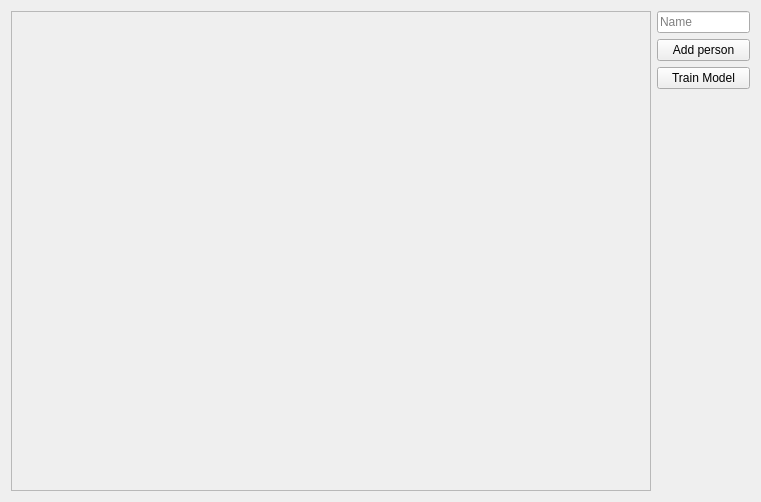
<?xml version="1.0" encoding="UTF-8"?>
<ui version="4.0">
 <class>guiDlg</class>
 <widget class="QWidget" name="guiDlg">
  <property name="geometry">
   <rect>
    <x>0</x>
    <y>0</y>
    <width>761</width>
    <height>498</height>
   </rect>
  </property>
  <property name="windowTitle">
   <string>faceTracking</string>
  </property>
  <layout class="QHBoxLayout" name="horizontalLayout">
   <item>
    <widget class="QFrame" name="frame">
     <property name="minimumSize">
      <size>
       <width>640</width>
       <height>480</height>
      </size>
     </property>
     <property name="frameShape">
      <enum>QFrame::StyledPanel</enum>
     </property>
     <property name="frameShadow">
      <enum>QFrame::Raised</enum>
     </property>
     <layout class="QGridLayout" name="gridLayout">
      <item row="0" column="0">
       <widget class="QLabel" name="image_label">
        <property name="text">
         <string/>
        </property>
       </widget>
      </item>
     </layout>
    </widget>
   </item>
   <item>
    <layout class="QVBoxLayout" name="verticalLayout">
     <item>
      <widget class="QLineEdit" name="name_lineEdit">
       <property name="placeholderText">
        <string>Name</string>
       </property>
      </widget>
     </item>
     <item>
      <widget class="QPushButton" name="add_person_button">
       <property name="text">
        <string>Add person</string>
       </property>
      </widget>
     </item>
     <item>
      <widget class="QPushButton" name="train_button">
       <property name="text">
        <string>Train Model</string>
       </property>
      </widget>
     </item>
     <item>
      <spacer name="verticalSpacer">
       <property name="orientation">
        <enum>Qt::Vertical</enum>
       </property>
       <property name="sizeHint" stdset="0">
        <size>
         <width>20</width>
         <height>40</height>
        </size>
       </property>
      </spacer>
     </item>
    </layout>
   </item>
  </layout>
 </widget>
 <resources/>
 <connections/>
</ui>
